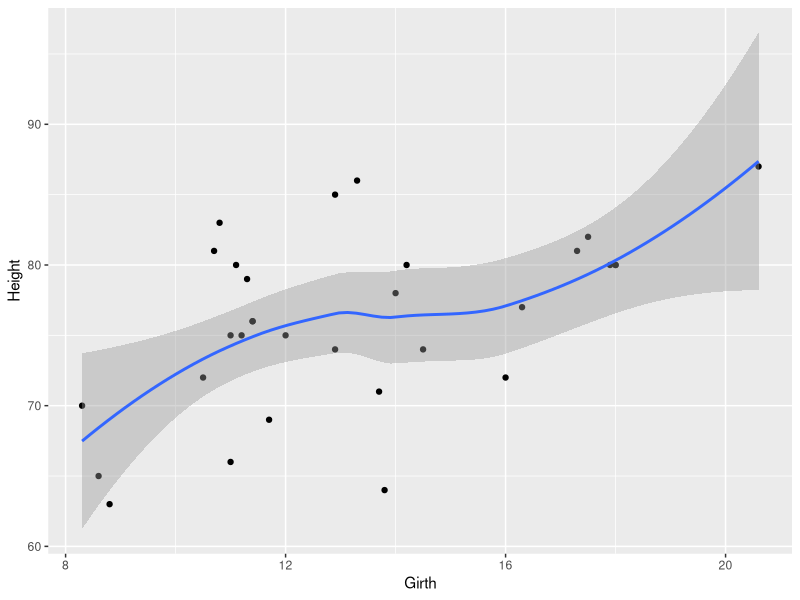

Reproduce this figure in R.
## ---- chunk 1
library(tidyverse)
qplot(data = trees, x = Girth, y = Height) + stat_smooth(method = "loess", span = 1)
